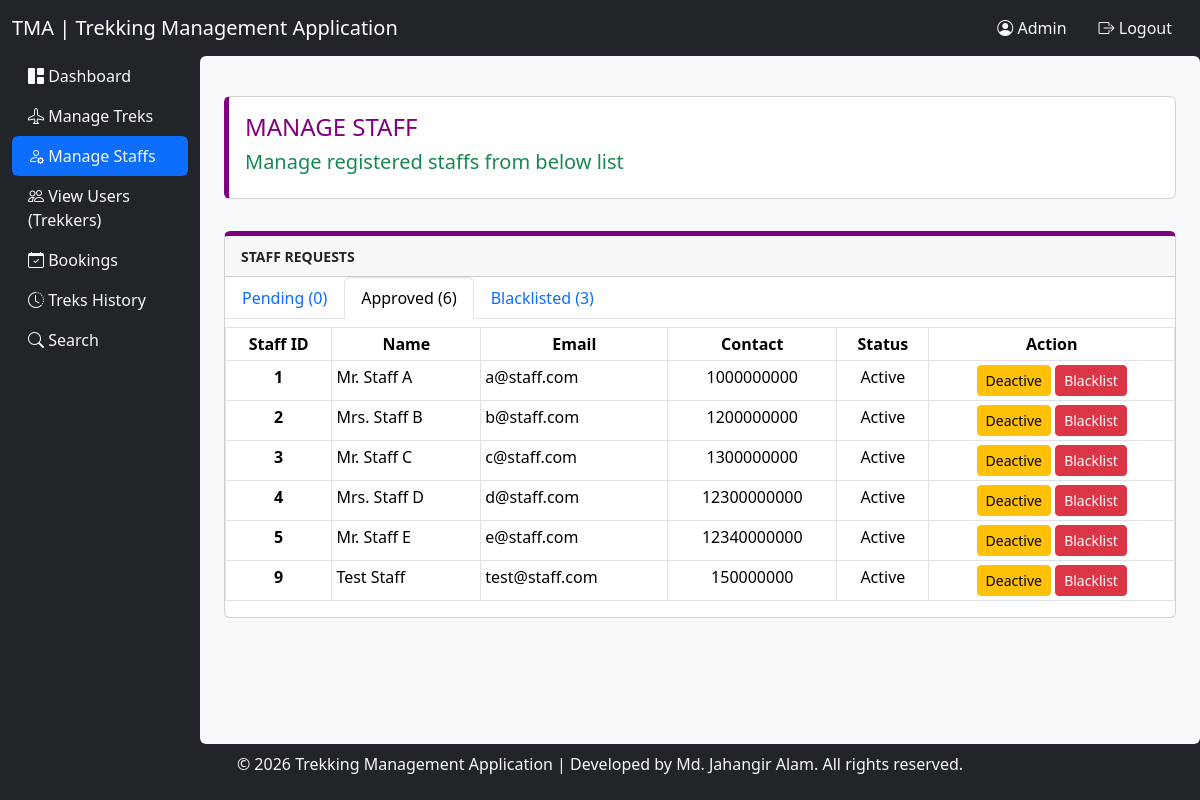
Screenshot of /adminManageStaff?tabID=2 (signed in) with the database file from the repository.
### application/models.py (models this page shows)
class Staff(db.Model):
    __tablename__ = 'staffs'
    id = db.Column(db.Integer, primary_key = True)
    user_id = db.Column(db.Integer, db.ForeignKey('users.id'), nullable = False) ## Added to link User model
    full_name = db.Column(db.String(255), nullable = False)
    contact_no = db.Column(db.Integer, nullable = False)
    gender = db.Column(db.String(255), nullable = False) ## Added additionaly
    user = db.relationship('User')

class User(db.Model):
    __tablename__ = 'users'
    id = db.Column(db.Integer, primary_key = True)
    username = db.Column(db.String(255), unique= True, nullable = False)
    password = db.Column(db.String(255), nullable = False)
    user_role = db.Column(db.String(255), nullable = False)
    status = db.Column(db.String(255), nullable = False, default = "deactive") ## Or active / blacklisted

### application/controllers.py (the view)
@app.route('/adminManageStaff')
def admin_manage_staff():
    auth = req_role('admin')
    if auth == False:
        return redirect(url_for('logout'))
    staffs = Staff.query.all()
    count_deactive = len([staff for staff in staffs if staff.user.status =='deactive'])
    count_active = len([staff for staff in staffs if staff.user.status =='active'])
    count_blacklisted = len([staff for staff in staffs if staff.user.status =='blacklisted'])
    return render_template('adminManageStaff.html',
        staffs = staffs,
        count_deactive = count_deactive,
        count_active = count_active,
        count_blacklisted = count_blacklisted
        )

### application/controllers.py (called while the page is built)
def req_role(required_role):
    if not session:
        return False
    if session['user_role'] != required_role:
        return False

### templates/adminManageStaff.html (shortened to what this page needs)
{% set pageTitle = "Admin | Manage Staff" %}
{% set pageID = 13 %}
{% extends 'baseTemplate.tpl.html' %}
    {% block ContentArea %}
    <div class="container-fluid">
        <div class="row" style="min-height: 86vh;">
            {% include 'sidebar.inc.html' %}
            <div class="col-10 offset-2 p-4 bg-light rounded">
                <div class="row pt-2 mt-2 mb-4">
                    <div class="col">
                        <div class="card" style="border-left: 5px solid purple;">
                            <div class="card-body">
                                <h4 class="text-uppercase" style="color: purple;">Manage Staff</h4>
                                <p class="h5 text-success">Manage registered staffs from below list</em></p>
                            </div>
                        </div>
                    </div>
                </div>
                <div class="row pt-2 mt-2 mb-4">
                    <div class="col">
                        <div class="card" style="border-top: 5px solid purple;">
                            <div class="card-header">
                                <small class="text-uppercase"><strong>Staff Requests</strong></small>
                            </div>
                            <ul class="nav nav-tabs mb-2">
                                <li class="nav-item">
                                    <a class="nav-link {% if request.args.get('tabID', '1') == '1' %} active {% endif %}" href="?tabID=1">Pending ({{ count_deactive }})</a>
                                </li>
                                <li class="nav-item">
                                    <a class="nav-link {% if request.args.get('tabID') == '2' %} active {% endif %}" href="?tabID=2">Approved ({{ count_active }})</a>
                                </li>
                                <li class="nav-item">
                                    <a class="nav-link {% if request.args.get('tabID') == '3' %} active {% endif %}" href="?tabID=3">Blacklisted ({{ count_blacklisted }})</a>
                                </li>
                            </ul>
                            <div class="card-body p-0">
                                {% if request.args.get('tabID') == '2'  %}
                                <table class="table table-sm table-bordered">
                                    <thead class="bg-light">
                                        <tr>
                                            <th class="text-center">Staff ID</th>
                                            <th class="text-center">Name</th>
                                            <th class="text-center">Email</th>
                                            <th class="text-center">Contact</th>
                                            <th class="text-center">Status</th>
                                            <th class="text-center">Action</th>
                                        </tr>
                                    </thead>
                                    <tbody>
                                    {% for staff in staffs if staff.user.status == "active" %}
                                        <tr>
                                            <th class="text-center">{{ staff.id }}</th>
                                            <td>{{ staff.full_name }}</td>
                                            <td>{{ staff.user.username }}</td>
                                            <td class="text-center">{{ staff.contact_no }}</td>
                                            <td class="text-center">{{ staff.user.status.capitalize() }}</td>
                                            <td class="text-center">
                                                <a class="btn btn-sm btn-warning" href="/adminManageStaff/deactive/{{ staff.user.id }}">Deactive</a>
                                                <a class="btn btn-sm btn-danger" href="/adminManageStaff/blacklist/{{ staff.user.id }}">Blacklist</a>
                                            </td>
                                        </tr>
                                    {% endfor %}
                                    </tbody>
                                </table>
                                {% endif  %}
                            </div>
                        </div>
                    </div>
                </div>
            </div>
        </div>
    </div>
    {% endblock %}

### rows the page displays
Staff: id "1", full_name "Mr. Staff A", user.username "a@staff.com", contact_no "1000000000", user.status "Active"
Staff: id "2", full_name "Mrs. Staff B", user.username "b@staff.com", contact_no "1200000000", user.status "Active"
Staff: id "3", full_name "Mr. Staff C", user.username "c@staff.com", contact_no "1300000000", user.status "Active"
Staff: id "4", full_name "Mrs. Staff D", user.username "d@staff.com", contact_no "12300000000", user.status "Active"
Staff: id "5", full_name "Mr. Staff E", user.username "e@staff.com", contact_no "12340000000", user.status "Active"
Staff: id "9", full_name "Test Staff", user.username "test@staff.com", contact_no "150000000", user.status "Active"

### other values shown
{{ session['username'].capitalize() }} "Admin"
{{ count_deactive }} "0"
{{ count_active }} "6"
{{ count_blacklisted }} "3"
